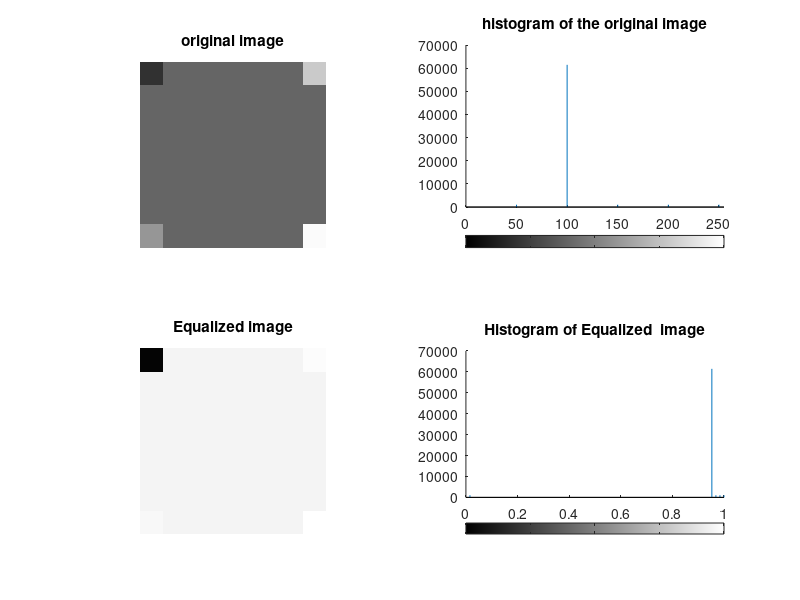

MATLAB code for this plot:
%Abdul-Rahman Abdel-Fattah Student ID: 210046015 
%Question 4
im = uint8(zeros(256,256));
im(:,:)=100;
endd = 256;

im(1:32,1:32)= 50; 
im(endd-31:endd,endd-31:endd)= 250;
im(1:32, endd-31:endd)= 200 ; 
im(endd-31:endd, 1:32)= 150 ; 

subplot(2,2,1)
imshow(im)
title('original image')

subplot(2,2,2)
imhist(im)
title('histogram of the original image')

im_eq = histeq(im); 

subplot(2,2,3)
imshow(im_eq)
title('Equalized image')

subplot(2,2,4)
imhist(im_eq)
title('Histogram of Equalized  image')

